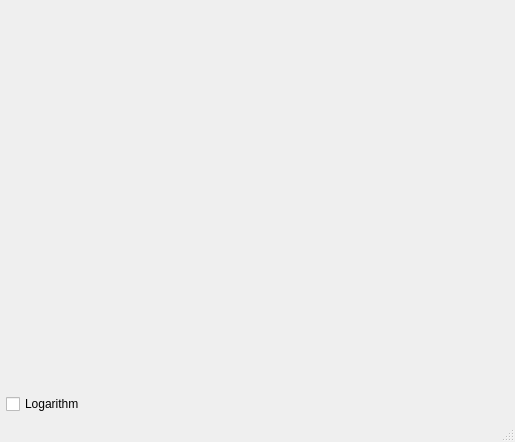
<?xml version="1.0" encoding="UTF-8"?>
<ui version="4.0">
 <class>AudioSpectrumViz</class>
 <widget class="QMainWindow" name="AudioSpectrumViz">
  <property name="geometry">
   <rect>
    <x>0</x>
    <y>0</y>
    <width>515</width>
    <height>442</height>
   </rect>
  </property>
  <property name="windowTitle">
   <string>AudioSpectrumViz</string>
  </property>
  <widget class="QWidget" name="centralwidget">
   <layout class="QVBoxLayout" name="verticalLayout">
    <property name="spacing">
     <number>3</number>
    </property>
    <property name="leftMargin">
     <number>6</number>
    </property>
    <property name="topMargin">
     <number>6</number>
    </property>
    <property name="rightMargin">
     <number>6</number>
    </property>
    <property name="bottomMargin">
     <number>6</number>
    </property>
    <item>
     <widget class="AudioSettingsWidget" name="widget_audiosettings" native="true"/>
    </item>
    <item>
     <widget class="PlotWidget" name="plotwidget_raw" native="true">
      <property name="sizePolicy">
       <sizepolicy hsizetype="Expanding" vsizetype="Expanding">
        <horstretch>0</horstretch>
        <verstretch>0</verstretch>
       </sizepolicy>
      </property>
     </widget>
    </item>
    <item>
     <widget class="PlotWidget" name="plotwidget_spectrum" native="true">
      <property name="sizePolicy">
       <sizepolicy hsizetype="Expanding" vsizetype="Expanding">
        <horstretch>0</horstretch>
        <verstretch>0</verstretch>
       </sizepolicy>
      </property>
     </widget>
    </item>
    <item>
     <layout class="QHBoxLayout" name="horizontalLayout">
      <item>
       <widget class="QCheckBox" name="checkBox_logarithm">
        <property name="text">
         <string>Logarithm</string>
        </property>
       </widget>
      </item>
      <item>
       <spacer name="horizontalSpacer">
        <property name="orientation">
         <enum>Qt::Horizontal</enum>
        </property>
        <property name="sizeHint" stdset="0">
         <size>
          <width>40</width>
          <height>20</height>
         </size>
        </property>
       </spacer>
      </item>
     </layout>
    </item>
   </layout>
  </widget>
  <widget class="QMenuBar" name="menubar">
   <property name="geometry">
    <rect>
     <x>0</x>
     <y>0</y>
     <width>515</width>
     <height>20</height>
    </rect>
   </property>
  </widget>
  <widget class="QStatusBar" name="statusbar"/>
 </widget>
 <customwidgets>
  <customwidget>
   <class>PlotWidget</class>
   <extends>QWidget</extends>
   <header>src/plotwidget.h</header>
   <container>1</container>
  </customwidget>
  <customwidget>
   <class>AudioSettingsWidget</class>
   <extends>QWidget</extends>
   <header>src/audiosettingswidget.h</header>
   <container>1</container>
  </customwidget>
 </customwidgets>
 <resources/>
 <connections/>
</ui>
